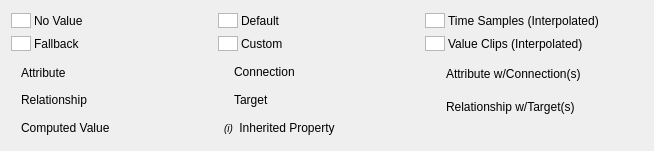
<?xml version="1.0" encoding="UTF-8"?>
<ui version="4.0">
 <class>PropertyLegend</class>
 <widget class="QWidget" name="PropertyLegend">
  <property name="windowModality">
   <enum>Qt::NonModal</enum>
  </property>
  <property name="geometry">
   <rect>
    <x>0</x>
    <y>0</y>
    <width>654</width>
    <height>151</height>
   </rect>
  </property>
  <property name="sizePolicy">
   <sizepolicy hsizetype="Preferred" vsizetype="Preferred">
    <horstretch>0</horstretch>
    <verstretch>0</verstretch>
   </sizepolicy>
  </property>
  <property name="comment" stdset="0">
   <string>
     Copyright 2017 Pixar                                                                   
                                                                                            
     Licensed under the Apache License, Version 2.0 (the &quot;Apache License&quot;)      
     with the following modification; you may not use this file except in                   
     compliance with the Apache License and the following modification to it:               
     Section 6. Trademarks. is deleted and replaced with:                                   
                                                                                            
     6. Trademarks. This License does not grant permission to use the trade                 
        names, trademarks, service marks, or product names of the Licensor                  
        and its affiliates, except as required to comply with Section 4(c) of               
        the License and to reproduce the content of the NOTICE file.                        
                                                                                            
     You may obtain a copy of the Apache License at                                         
                                                                                            
         http://www.apache.org/licenses/LICENSE-2.0                                         
                                                                                            
     Unless required by applicable law or agreed to in writing, software                    
     distributed under the Apache License with the above modification is                    
     distributed on an &quot;AS IS&quot; BASIS, WITHOUT WARRANTIES OR CONDITIONS OF ANY   
     KIND, either express or implied. See the Apache License for the specific               
     language governing permissions and limitations under the Apache License.               
  </string>
  </property>
  <layout class="QGridLayout" name="gridLayout">
   <item row="0" column="0" colspan="3">
    <layout class="QGridLayout" name="gridLayout_2">
     <property name="spacing">
      <number>3</number>
     </property>
     <item row="0" column="0">
      <layout class="QHBoxLayout" name="horizontalLayout">
       <item>
        <widget class="QGraphicsView" name="propertyLegendColorNoValue">
         <property name="maximumSize">
          <size>
           <width>20</width>
           <height>15</height>
          </size>
         </property>
        </widget>
       </item>
       <item>
        <widget class="QLabel" name="propertyLegendLabelNoValue">
         <property name="font">
          <font>
           <weight>50</weight>
           <italic>false</italic>
           <bold>false</bold>
          </font>
         </property>
         <property name="text">
          <string>No Value</string>
         </property>
        </widget>
       </item>
       <item>
        <spacer name="horizontalSpacer_8">
         <property name="orientation">
          <enum>Qt::Horizontal</enum>
         </property>
         <property name="sizeHint" stdset="0">
          <size>
           <width>40</width>
           <height>20</height>
          </size>
         </property>
        </spacer>
       </item>
      </layout>
     </item>
     <item row="0" column="1">
      <layout class="QHBoxLayout" name="horizontalLayout_2">
       <item>
        <widget class="QGraphicsView" name="propertyLegendColorDefault">
         <property name="maximumSize">
          <size>
           <width>20</width>
           <height>15</height>
          </size>
         </property>
        </widget>
       </item>
       <item>
        <widget class="QLabel" name="propertyLegendLabelDefault">
         <property name="font">
          <font>
           <weight>50</weight>
           <italic>false</italic>
           <bold>false</bold>
          </font>
         </property>
         <property name="text">
          <string>Default</string>
         </property>
        </widget>
       </item>
       <item>
        <spacer name="horizontalSpacer_10">
         <property name="orientation">
          <enum>Qt::Horizontal</enum>
         </property>
         <property name="sizeHint" stdset="0">
          <size>
           <width>40</width>
           <height>20</height>
          </size>
         </property>
        </spacer>
       </item>
      </layout>
     </item>
     <item row="0" column="2">
      <layout class="QHBoxLayout" name="horizontalLayout_5">
       <item>
        <widget class="QGraphicsView" name="propertyLegendColorTimeSample">
         <property name="maximumSize">
          <size>
           <width>20</width>
           <height>15</height>
          </size>
         </property>
        </widget>
       </item>
       <item>
        <widget class="QLabel" name="propertyLegendLabelTimeSample">
         <property name="font">
          <font>
           <weight>50</weight>
           <italic>false</italic>
           <bold>false</bold>
          </font>
         </property>
         <property name="text">
          <string>Time Samples (Interpolated) </string>
         </property>
        </widget>
       </item>
       <item>
        <spacer name="horizontalSpacer_12">
         <property name="orientation">
          <enum>Qt::Horizontal</enum>
         </property>
         <property name="sizeHint" stdset="0">
          <size>
           <width>40</width>
           <height>20</height>
          </size>
         </property>
        </spacer>
       </item>
      </layout>
     </item>
     <item row="1" column="0">
      <layout class="QHBoxLayout" name="horizontalLayout_3">
       <item>
        <widget class="QGraphicsView" name="propertyLegendColorFallback">
         <property name="maximumSize">
          <size>
           <width>20</width>
           <height>15</height>
          </size>
         </property>
        </widget>
       </item>
       <item>
        <widget class="QLabel" name="propertyLegendLabelFallback">
         <property name="font">
          <font>
           <weight>50</weight>
           <italic>false</italic>
           <bold>false</bold>
          </font>
         </property>
         <property name="text">
          <string>Fallback</string>
         </property>
        </widget>
       </item>
       <item>
        <spacer name="horizontalSpacer_9">
         <property name="orientation">
          <enum>Qt::Horizontal</enum>
         </property>
         <property name="sizeHint" stdset="0">
          <size>
           <width>40</width>
           <height>20</height>
          </size>
         </property>
        </spacer>
       </item>
      </layout>
     </item>
     <item row="1" column="1">
      <layout class="QHBoxLayout" name="horizontalLayout_4">
       <item>
        <widget class="QGraphicsView" name="propertyLegendColorCustom">
         <property name="maximumSize">
          <size>
           <width>20</width>
           <height>15</height>
          </size>
         </property>
        </widget>
       </item>
       <item>
        <widget class="QLabel" name="propertyLegendLabelCustom">
         <property name="text">
          <string>Custom</string>
         </property>
        </widget>
       </item>
       <item>
        <spacer name="horizontalSpacer_11">
         <property name="orientation">
          <enum>Qt::Horizontal</enum>
         </property>
         <property name="sizeHint" stdset="0">
          <size>
           <width>40</width>
           <height>20</height>
          </size>
         </property>
        </spacer>
       </item>
      </layout>
     </item>
     <item row="1" column="2">
      <layout class="QHBoxLayout" name="horizontalLayout_6">
       <item>
        <widget class="QGraphicsView" name="propertyLegendColorValueClips">
         <property name="maximumSize">
          <size>
           <width>20</width>
           <height>15</height>
          </size>
         </property>
        </widget>
       </item>
       <item>
        <widget class="QLabel" name="propertyLegendLabelValueClips">
         <property name="font">
          <font>
           <weight>50</weight>
           <italic>false</italic>
           <bold>false</bold>
          </font>
         </property>
         <property name="text">
          <string>Value Clips (Interpolated)</string>
         </property>
        </widget>
       </item>
       <item>
        <spacer name="horizontalSpacer_13">
         <property name="orientation">
          <enum>Qt::Horizontal</enum>
         </property>
         <property name="sizeHint" stdset="0">
          <size>
           <width>40</width>
           <height>20</height>
          </size>
         </property>
        </spacer>
       </item>
      </layout>
     </item>
    </layout>
   </item>
   <item row="1" column="0">
    <layout class="QVBoxLayout" name="verticalLayout">
     <property name="spacing">
      <number>3</number>
     </property>
     <item>
      <layout class="QHBoxLayout" name="horizontalLayout_9">
       <property name="spacing">
        <number>3</number>
       </property>
       <item>
        <widget class="QLabel" name="propertyLegendAttrPlainIcon"/>
       </item>
       <item>
        <widget class="QLabel" name="propertyLegendAttrPlainDesc">
         <property name="font">
          <font>
           <weight>50</weight>
           <italic>false</italic>
           <bold>false</bold>
          </font>
         </property>
         <property name="text">
          <string>Attribute</string>
         </property>
        </widget>
       </item>
       <item>
        <spacer name="horizontalSpacer">
         <property name="orientation">
          <enum>Qt::Horizontal</enum>
         </property>
         <property name="sizeHint" stdset="0">
          <size>
           <width>40</width>
           <height>20</height>
          </size>
         </property>
        </spacer>
       </item>
      </layout>
     </item>
     <item>
      <layout class="QHBoxLayout" name="horizontalLayout_10">
       <property name="spacing">
        <number>3</number>
       </property>
       <item>
        <widget class="QLabel" name="propertyLegendRelPlainIcon"/>
       </item>
       <item>
        <widget class="QLabel" name="propertyLegendRelPlainDesc">
         <property name="font">
          <font>
           <weight>50</weight>
           <italic>false</italic>
           <bold>false</bold>
          </font>
         </property>
         <property name="text">
          <string>Relationship</string>
         </property>
        </widget>
       </item>
       <item>
        <spacer name="horizontalSpacer_2">
         <property name="orientation">
          <enum>Qt::Horizontal</enum>
         </property>
         <property name="sizeHint" stdset="0">
          <size>
           <width>40</width>
           <height>20</height>
          </size>
         </property>
        </spacer>
       </item>
      </layout>
     </item>
     <item>
      <layout class="QHBoxLayout" name="horizontalLayout_11">
       <property name="spacing">
        <number>3</number>
       </property>
       <item>
        <widget class="QLabel" name="propertyLegendCompIcon"/>
       </item>
       <item>
        <widget class="QLabel" name="propertyLegendCompDesc">
         <property name="font">
          <font>
           <weight>50</weight>
           <italic>false</italic>
           <bold>false</bold>
          </font>
         </property>
         <property name="text">
          <string>Computed Value</string>
         </property>
        </widget>
       </item>
       <item>
        <spacer name="horizontalSpacer_3">
         <property name="orientation">
          <enum>Qt::Horizontal</enum>
         </property>
         <property name="sizeHint" stdset="0">
          <size>
           <width>40</width>
           <height>20</height>
          </size>
         </property>
        </spacer>
       </item>
      </layout>
     </item>
    </layout>
   </item>
   <item row="1" column="1">
    <layout class="QVBoxLayout" name="verticalLayout_2">
     <item>
      <layout class="QHBoxLayout" name="horizontalLayout_12">
       <property name="spacing">
        <number>3</number>
       </property>
       <item>
        <widget class="QLabel" name="propertyLegendConnIcon"/>
       </item>
       <item>
        <widget class="QLabel" name="propertyLegendConnDesc">
         <property name="font">
          <font>
           <weight>50</weight>
           <italic>false</italic>
           <bold>false</bold>
          </font>
         </property>
         <property name="text">
          <string>Connection</string>
         </property>
        </widget>
       </item>
       <item>
        <spacer name="horizontalSpacer_4">
         <property name="orientation">
          <enum>Qt::Horizontal</enum>
         </property>
         <property name="sizeHint" stdset="0">
          <size>
           <width>40</width>
           <height>20</height>
          </size>
         </property>
        </spacer>
       </item>
      </layout>
     </item>
     <item>
      <layout class="QHBoxLayout" name="horizontalLayout_13">
       <property name="spacing">
        <number>3</number>
       </property>
       <item>
        <widget class="QLabel" name="propertyLegendTargetIcon"/>
       </item>
       <item>
        <widget class="QLabel" name="propertyLegendTargetDesc">
         <property name="minimumSize">
          <size>
           <width>20</width>
           <height>20</height>
          </size>
         </property>
         <property name="font">
          <font>
           <weight>50</weight>
           <italic>false</italic>
           <bold>false</bold>
          </font>
         </property>
         <property name="text">
          <string>Target</string>
         </property>
        </widget>
       </item>
       <item>
        <spacer name="horizontalSpacer_5">
         <property name="orientation">
          <enum>Qt::Horizontal</enum>
         </property>
         <property name="sizeHint" stdset="0">
          <size>
           <width>40</width>
           <height>20</height>
          </size>
         </property>
        </spacer>
       </item>
      </layout>
     </item>
     <item>
      <layout class="QHBoxLayout" name="horizontalLayout_14">
       <item>
        <widget class="QLabel" name="inheritedPropertyIcon">
         <property name="text">
          <string>&lt;small&gt;&lt;i&gt;(i)&lt;/i&gt;&lt;/small&gt;</string>
         </property>
         <property name="textFormat">
          <enum>Qt::RichText</enum>
         </property>
        </widget>
       </item>
       <item>
        <widget class="QLabel" name="inheritedPropertyText">
         <property name="font">
          <font>
           <italic>false</italic>
          </font>
         </property>
         <property name="frameShape">
          <enum>QFrame::NoFrame</enum>
         </property>
         <property name="text">
          <string>Inherited Property</string>
         </property>
         <property name="textFormat">
          <enum>Qt::RichText</enum>
         </property>
         <property name="alignment">
          <set>Qt::AlignCenter</set>
         </property>
         <property name="wordWrap">
          <bool>false</bool>
         </property>
        </widget>
       </item>
       <item>
        <spacer name="horizontalSpacer_14">
         <property name="orientation">
          <enum>Qt::Horizontal</enum>
         </property>
         <property name="sizeHint" stdset="0">
          <size>
           <width>13</width>
           <height>13</height>
          </size>
         </property>
        </spacer>
       </item>
      </layout>
     </item>
    </layout>
   </item>
   <item row="1" column="2">
    <layout class="QVBoxLayout" name="verticalLayout_3">
     <item>
      <layout class="QHBoxLayout" name="horizontalLayout_8">
       <property name="spacing">
        <number>3</number>
       </property>
       <item>
        <widget class="QLabel" name="propertyLegendAttrWithConnIcon"/>
       </item>
       <item>
        <widget class="QLabel" name="propertyLegendAttrWithConnDesc">
         <property name="font">
          <font>
           <weight>50</weight>
           <italic>false</italic>
           <bold>false</bold>
          </font>
         </property>
         <property name="text">
          <string>Attribute w/Connection(s)</string>
         </property>
        </widget>
       </item>
       <item>
        <spacer name="horizontalSpacer_6">
         <property name="orientation">
          <enum>Qt::Horizontal</enum>
         </property>
         <property name="sizeHint" stdset="0">
          <size>
           <width>40</width>
           <height>20</height>
          </size>
         </property>
        </spacer>
       </item>
      </layout>
     </item>
     <item>
      <layout class="QHBoxLayout" name="horizontalLayout_7">
       <property name="spacing">
        <number>3</number>
       </property>
       <item>
        <widget class="QLabel" name="propertyLegendRelWithTargetIcon"/>
       </item>
       <item>
        <widget class="QLabel" name="propertyLegendRelWithTargetDesc">
         <property name="font">
          <font>
           <weight>50</weight>
           <italic>false</italic>
           <bold>false</bold>
          </font>
         </property>
         <property name="text">
          <string>Relationship w/Target(s)</string>
         </property>
        </widget>
       </item>
       <item>
        <spacer name="horizontalSpacer_7">
         <property name="orientation">
          <enum>Qt::Horizontal</enum>
         </property>
         <property name="sizeHint" stdset="0">
          <size>
           <width>40</width>
           <height>20</height>
          </size>
         </property>
        </spacer>
       </item>
      </layout>
     </item>
     <item>
      <spacer name="horizontalSpacer_15">
       <property name="orientation">
        <enum>Qt::Horizontal</enum>
       </property>
       <property name="sizeHint" stdset="0">
        <size>
         <width>40</width>
         <height>20</height>
        </size>
       </property>
      </spacer>
     </item>
    </layout>
   </item>
  </layout>
 </widget>
 <resources/>
 <connections/>
</ui>
